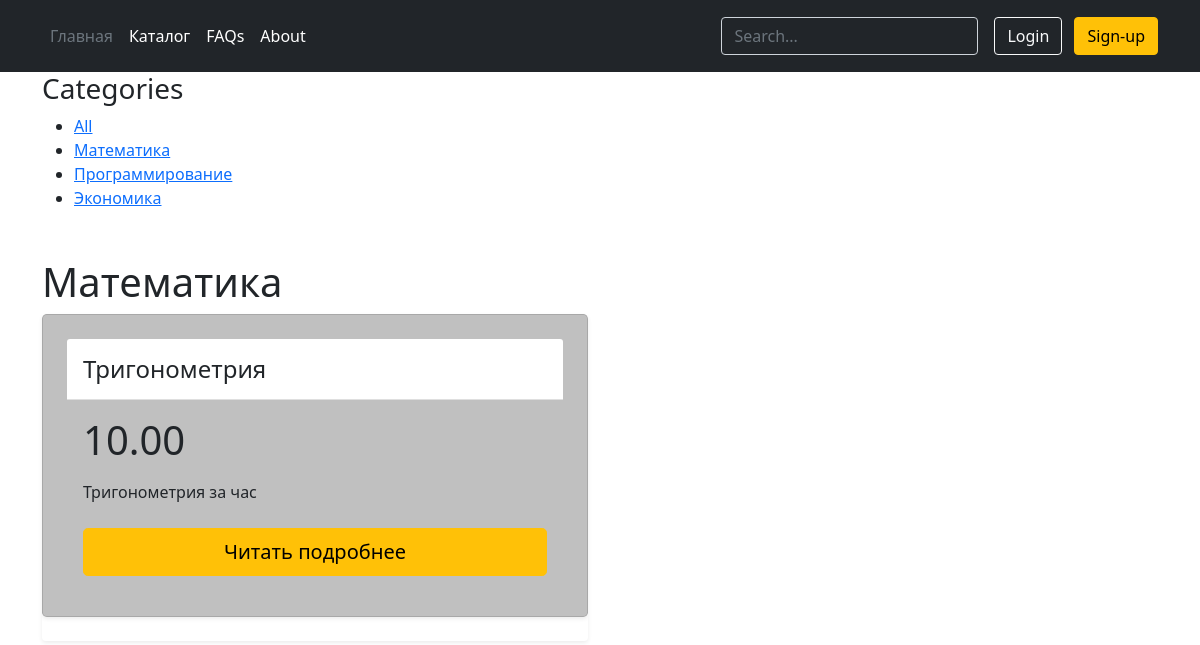
/matematika, run on the app's committed database.
### main/models.py (models this page shows, shortened)
class Category(models.Model):
    name = models.CharField(max_length=200, db_index=True)
    slug = models.SlugField(max_length=200, db_index=True, unique=True)
    class Meta:
        ordering = ('name',)
        verbose_name = 'Категория'
        verbose_name_plural = 'Категории'
    def get_absolute_url(self):
        return reverse('product_list_by_category',
                       args=[self.slug])

class Product(models.Model):
    category = models.ForeignKey(Category, related_name='products', on_delete=models.CASCADE)
    name = models.CharField(max_length=200, db_index=True)
    slug = models.SlugField(max_length=200, db_index=True)
    image = models.ImageField(upload_to='products/%Y/%m/%d', blank=True)
    description = models.TextField(blank=True)
    price = models.DecimalField(max_digits=10, decimal_places=2)
    stock = models.PositiveIntegerField()
    available = models.BooleanField(default=True)
    created = models.DateTimeField(auto_now_add=True)
    updated = models.DateTimeField(auto_now=True)
    class Meta:
        ordering = ('name',)
        verbose_name = 'Продукт'
        verbose_name_plural = 'Продукты'
        index_together = (('id', 'slug'),)
    def get_absolute_url(self):
        return reverse('product_detail',
                       args=[self.id, self.slug])

### main/views.py (the view)
# urls.py: path('<str:category_slug>', views.product_list, name='product_list_by_category'),
def product_list(request, category_slug=None):
    category = None
    categories = Category.objects.all()
    products = Product.objects.filter(available=True)
    if category_slug:
        category = get_object_or_404(Category, slug=category_slug)
        products = products.filter(category=category)
    return render(request,
                  'main/catalog.html',
                  {'category': category,
                   'categories': categories,
                   'products': products})

### main/templates/main/catalog.html (shortened to what this page needs)
{% extends "main/base.html" %}
{% load static %}
{% block content %}
    <div id="sidebar">
        <h3>Categories</h3>
        <ul>
            <li class="selected">
                <a href="{% url 'product_list' %}">All</a>
            </li>
            {% for c in categories %}
                <li class="selected">
                    <a href="{{ c.get_absolute_url }}">{{ c.name }}</a>
                </li>
            {% endfor %}
        </ul>
    </div>
    <div id="main" class="product-list row mt-5 mb-2">
        <h1>{% if category %}{{ category.name }}{% else %}Products{% endif %}</h1>
        {% for product in products %}
            <div class="item col-md-6 ">
                <div class="row g-0 rounded overflow-hidden flex-md-row mb-4 mr-1 shadow-sm h-md-250 position-relative elem">
                    <div class="card mb-4 rounded-3 shadow-sm col p-4 d-flex flex-column position-static" style="background-color: #C0C0C0">
                        <div class="card-header py-3 " style="background-color: white">
                            <h4 class="my-0 fw-normal" >{{ product.name }}</h4>
                        </div>
                        <div class="card-body">
                            <h1 class="card-title pricing-card-title">{{ product.price }}<small class="text-muted fw-light"></small></h1>
                            <ul class="list-unstyled mt-3 mb-4">
                                <li>{{ product.description }}</li>
                            </ul>
                            <a href="{{ product.get_absolute_url }}">
                                <button type="button" class="w-100 btn btn-lg btn-warning">Читать подробнее</button>
                            </a>
                        </div>
                    </div>
                </div>
            </div>
        {% endfor %}
    </div>
{% endblock %}

### data on the page
Category: name "Математика"
Category: name "Программирование"
Category: name "Экономика"
Product: name "Тригонометрия", price "10.00", description "Тригонометрия за час"
